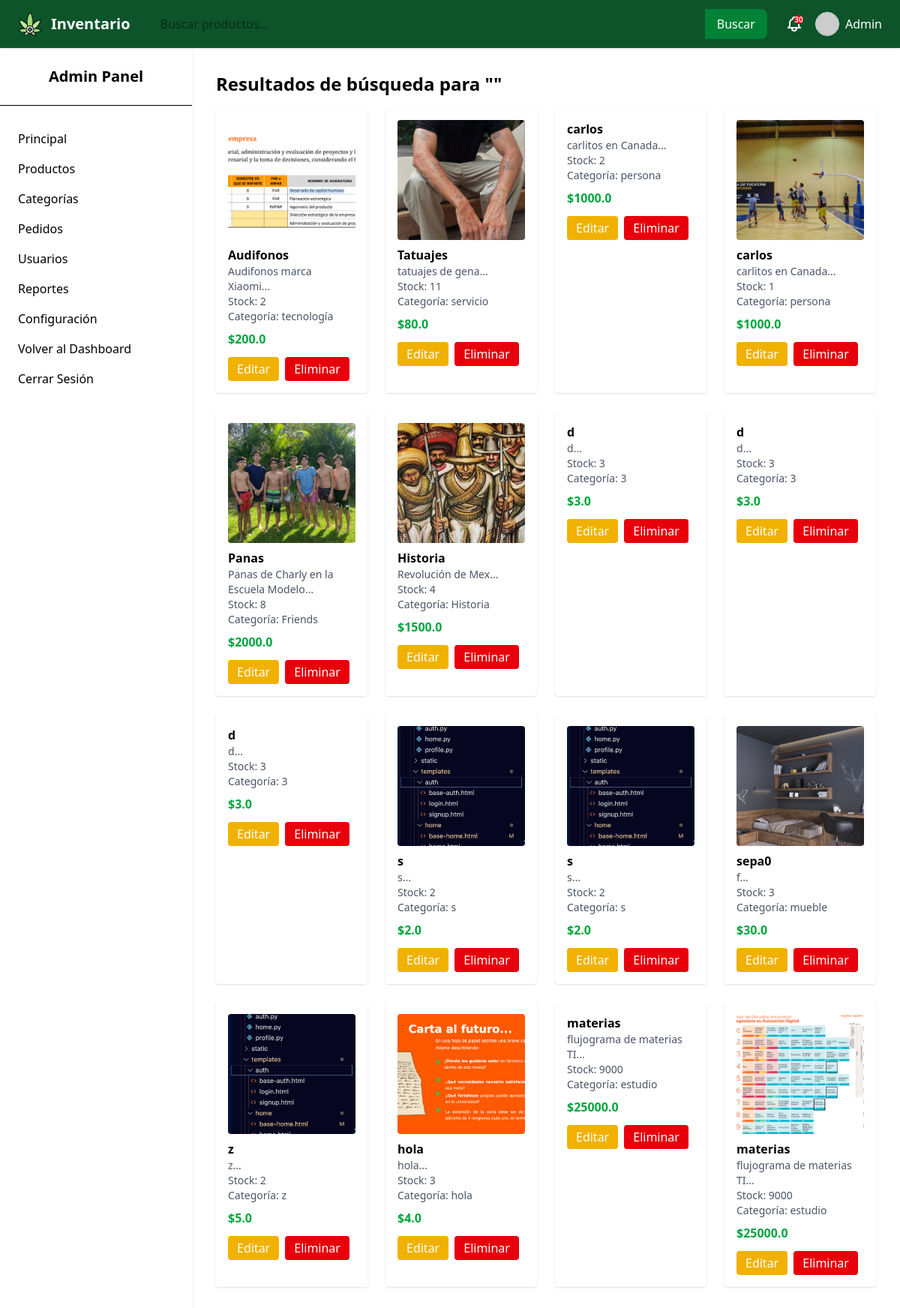
Page /inventory/search_products on the earlier database version.
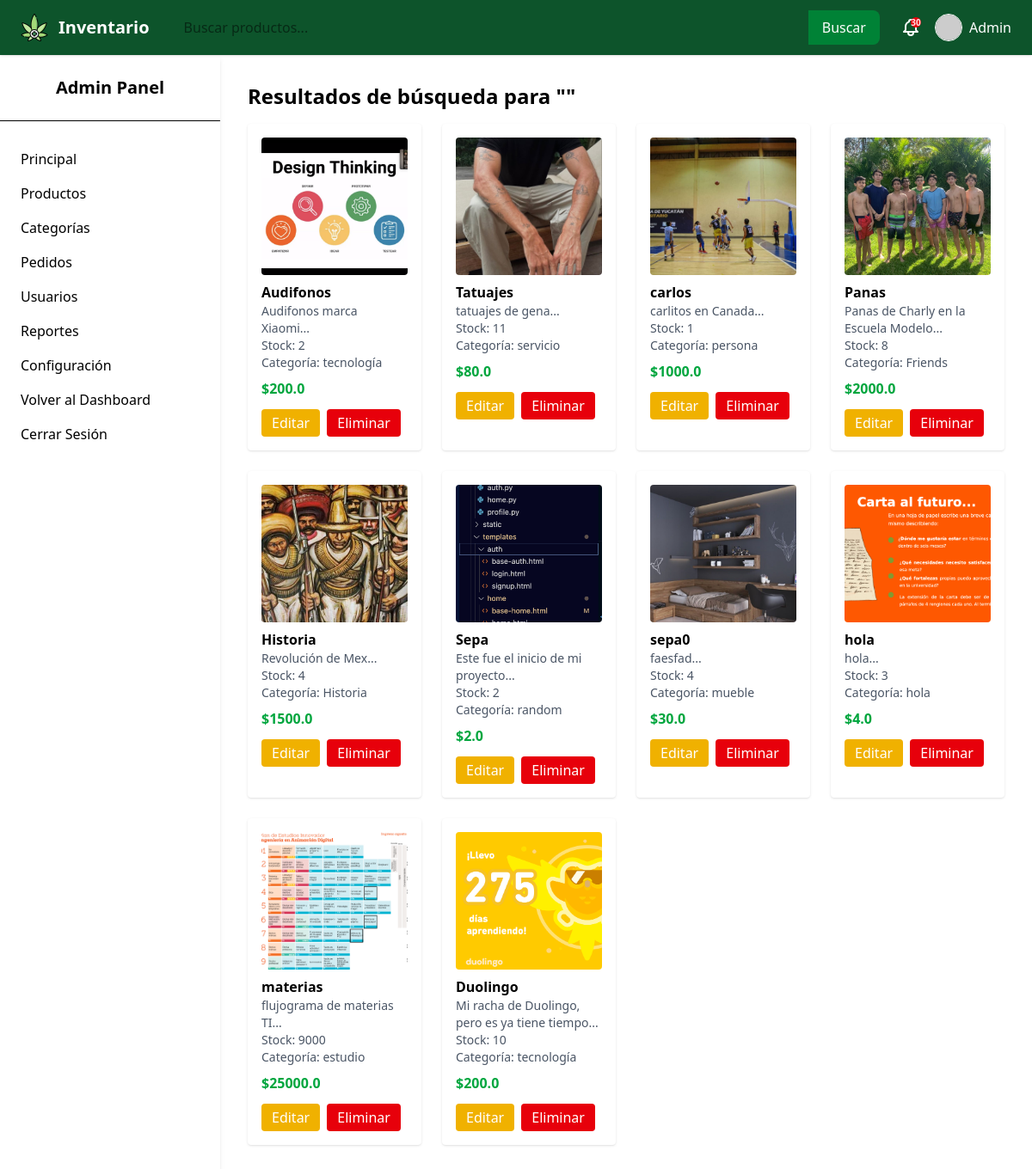
Same page on the later database version.
### app/models.py (models this page shows)
class Product(UserMixin, db.Model):
  __tablename__ = 'products'
  id = db.Column(db.Integer, primary_key=True)
  name = db.Column(db.String(100), nullable=False)
  description = db.Column(db.Text)
  price = db.Column(db.Float, nullable=False)
  stock = db.Column(db.Integer, default=0)
  category = db.Column(db.String(50))
  image = db.Column(db.String(200))  # URL or path to the image
  cart_items = db.relationship('CartItem', back_populates='product', lazy=True)

### app/routes/inventory.py (the view)
@inventory_bp.route('/search_products')
def search_products():
    query = request.args.get('query', '')
    results = Product.query.filter(Product.name.ilike(f'%{query}%')).all()
    return render_template('search_results.html', query=query, results=results)

### app/templates/inventory/search_results.html
{% extends "inventory/base-inventory.html" %}
{% block content %}
  <h2 class="text-2xl font-bold mb-4">Resultados de búsqueda para "{{ query }}"</h2>
  {% if results %}
    <div class="grid grid-cols-1 md:grid-cols-3 lg:grid-cols-4 gap-6">
      {% for product in results %}
        <div class="bg-white rounded shadow p-4">
          {% if product.image %}
            <img src="{{ url_for('static', filename='uploads/' ~ product.image) }}"
                 alt="{{ product.name }}" class="w-full h-40 object-cover mb-2 rounded">
          {% endif %}
          <h3 class="font-semibold">{{ product.name }}</h3>
          <p class="text-sm text-gray-600">{{ product.description[:50] }}...</p>
          <p class="text-sm text-gray-600">Stock: {{ product.stock }}</p>
          <p class="text-sm text-gray-600">Categoría: {{ product.category }}</p>
          <p class="text-green-600 font-bold mt-2">${{ product.price }}</p>
          <div class="mt-3 flex space-x-2">
            <a href="{{ url_for('inventory.edit_product', id=product.id) }}"
               class="px-3 py-1 bg-yellow-500 text-white rounded hover:bg-yellow-600">Editar</a>
            <a href="{{ url_for('inventory.delete_product', id=product.id) }}"
               class="px-3 py-1 bg-red-600 text-white rounded hover:bg-red-700">Eliminar</a>
          </div>
        </div>
      {% endfor %}
    </div>
  {% else %}
    <p class="text-gray-500">No se encontraron productos para "{{ query }}".</p>
  {% endif %}
{% endblock %}

### app/templates/inventory/base-inventory.html (shortened to what this page needs)
<!DOCTYPE html>
<html lang="en">
<head>
    <script src="https://cdn.jsdelivr.net/npm/@tailwindcss/browser@4"></script>
</head>
<body class="flex flex-col h-screen">
    {% block header %}
    <header class="bg-green-900 text-white fixed w-full top-0 z-50 shadow">
      <div class="flex items-center justify-between px-6 py-3">
      <a href="{{ url_for('home.home') }}">
        <div class="flex items-center space-x-3">
          <img src="{{ url_for('static', filename='canabis.png') }}" class="w-8 h-8" alt="Logo">
          <h1 class="text-xl font-bold">Inventario</h1>
        </div>
      </a>
      <form action="{{ url_for('inventory.search_products') }}" method="GET" class="flex flex-1 mx-6">
        <input type="text" name="query" placeholder="Buscar productos..."
               class="w-full px-4 py-2 rounded-l-lg text-black focus:outline-none focus:ring-2 focus:ring-green-400">
        <button type="submit"
                class="bg-green-700 hover:bg-green-800 text-white px-4 py-2 rounded-r-lg">
          Buscar
        </button>
      </form>
      <div class="flex items-center space-x-4">
      <button class="relative">
        <span class="absolute top-0 right-0 inline-flex items-center justify-center
                     w-3 h-3 text-[10px] font-bold leading-none text-red-100
                     bg-red-600 rounded-full">30</span>
      </button>
      <div class="relative" x-data="{ open: false }">
        <button @click="open = !open" class="flex items-center space-x-2">
          <img src="https://ui-avatars.com/api/?name=Admin" class="w-8 h-8 rounded-full border border-white" alt="Perfil">
          <span class="hidden md:inline">Admin</span>
        </button>
      </div>
    </div>
  </div>
</header>
    {% endblock %}
    <div class="flex flex-1 pt-16">
      <aside class="w-64 bg-white shadow-md h-screen fixed top-16 left-0">
      <div class="p-6 text-center font-bold text-xl border-b">Admin Panel</div>
      <nav class="mt-6">
        <a href="{{ url_for('inventory.dashboard_admin') }}" class="block py-2 px-6 hover:bg-gray-200 rounded">Principal</a>
        <a href="{{ url_for('inventory.products_inventory') }}" class="block py-2 px-6 hover:bg-gray-200 rounded">Productos</a>
        <a href="" class="block py-2 px-6 hover:bg-gray-200 rounded">Categorías</a>
        <a href="" class="block py-2 px-6 hover:bg-gray-200 rounded">Pedidos</a>
        <a href="{{url_for('inventory.users_inventory')}}" class="block py-2 px-6 hover:bg-gray-200 rounded">Usuarios</a>
        <a href="" class="block py-2 px-6 hover:bg-gray-200 rounded">Reportes</a>
        <a href=" " class="block py-2 px-6 hover:bg-gray-200 rounded">Configuración</a>
        <a href=" " class="block py-2 px-6 hover:bg-gray-200 rounded">Volver al Dashboard</a>
        <a href="{{url_for('auth.logout')}}" class="block py-2 px-6 hover:bg-gray-200 rounded">Cerrar Sesión</a>
      </nav>
      </aside>
      <main class="flex-1 p-8 ml-64 overflow-y-auto">
        {% block content %}
        {% endblock %}
      </main>
    </div>
</body>
</html>

Differences in the rows shown:
removed Product: name "carlos", description "carlitos en Canada", stock "2", category "persona", price "1000.0"
removed Product: name "d", description "d", stock "3", category "3", price "3.0"
removed Product: name "d", description "d", stock "3", category "3", price "3.0"
removed Product: name "d", description "d", stock "3", category "3", price "3.0"
removed Product: image (picture), name "s", description "s", stock "2", category "s", price "2.0"
removed Product: image (picture), name "z", description "z", stock "2", category "z", price "5.0"
removed Product: name "materias", description "flujograma de materias TI", stock "9000", category "estudio", price "25000.0"
changed Product "Audifonos": image: a different picture
changed Product: name "s" → "Sepa"; description "s" → "Este fue el inicio de mi proyecto"; category "s" → "random"
changed Product "sepa0": description "f" → "faesfad"; stock "3" → "4"
added Product: image+name (picture), name "Duolingo", description "Mi racha de Duolingo, pero es ya tiene tiempo", stock "10", category "tecnología", price "200.0"
